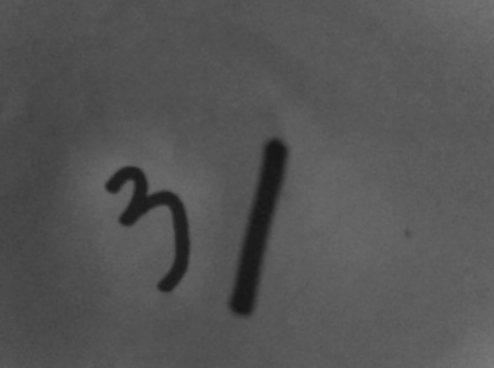
#> input picture image/31.png, 494 x 368 px
$ jupyter execute '图像轮廓特征查找.ipynb'
#> lines starting #> are read from the running program, lines starting #| are printed output that depends on the picture; after the words box and inside, x2 and y2 are one past the last pixel; in counts of white or black regions, pixels touching at a corner belong together
[cell 1]
# 寻找外接矩形
import cv2
import numpy as np

# ==========================================================
# 1) 读取图像 —— cv2.imread()
image_np = cv2.imread("../image/31.png")
#> image_np is the input picture: shape (368, 494, 3); min 21, max 121, mean 85.1
if image_np is None:
    raise FileNotFoundError("❌ 未找到图片，请检查路径 ../image/31.png")

# 备份一份用于绘制矩形
image_contour = image_np.copy()

# ==========================================================
# 2) 图像灰度化 —— cv2.cvtColor()
# ==========================================================
image_gray = cv2.cvtColor(image_np, cv2.COLOR_BGR2GRAY)

# ==========================================================
# 3) 图像二值化 —— cv2.threshold()
# ==========================================================
# cv2.threshold(src, thresh, maxval, type) -> (ret, dst)
# ----------------------------------------------------------
# 功能：
#   将灰度图像变成黑白图（0 和 255）。
#
# 参数说明：
#   src    : 输入灰度图（必须单通道）
#   thresh : 阈值（0～255）
#   maxval : 设置给“满足条件”的像素值，通常 255
#   type   : 阈值类型，有5大类：
#
#       cv2.THRESH_BINARY
#           像素 > thresh → maxval，否则 0
#
#       cv2.THRESH_BINARY_INV
#           像素 > thresh → 0，否则 maxval（反二值）
#
#       cv2.THRESH_TRUNC
#           像素 > thresh → 设为 thresh
#
#       cv2.THRESH_TOZERO
#           像素 < thresh → 设为 0
#
#       cv2.THRESH_TOZERO_INV
#           像素 > thresh → 设为 0
#
# 返回值：
#   ret : 实际使用的阈值（尤其在 Otsu 自动阈值法中）
#   dst : 二值化后的图像
#
# 注意：
#   - findContours() **只能从白色区域（值=255）中找轮廓**
#   - 所以选择 BINARY 还是 BINARY_INV 取决于前景颜色
# ----------------------------------------------------------
ret, image_thresh = cv2.threshold(image_gray, 40, 255, cv2.THRESH_BINARY_INV)
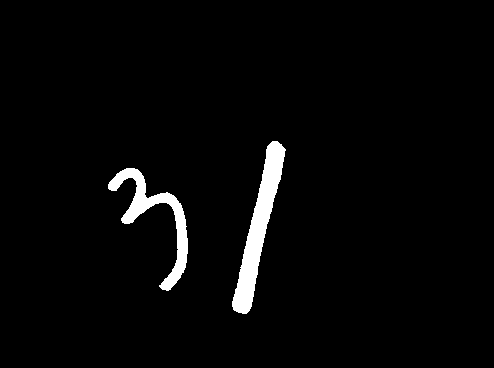
#> image_thresh: shape (368, 494); 2.9% white; 2 white regions

# ==========================================================
# 4) 轮廓查找 —— cv2.findContours()
# ==========================================================
# cv2.findContours(image, mode, method)
#   -> (contours, hierarchy)
# ----------------------------------------------------------
# 功能：
#   从二值化图像中提取轮廓。
#   ⚠ findContours 认为“白色=前景”，“黑色=背景”。
#
# 参数说明：
#   image  ：二值图（0 或 255）
#   mode   ：轮廓检索模式
#
#       cv2.RETR_EXTERNAL
#           - 仅检测最外层轮廓
#
#       cv2.RETR_LIST
#           - 检测所有轮廓，不建立层级关系
#
#       cv2.RETR_TREE
#           - 检测所有轮廓 + 构建层级结构（父子、兄弟）
#
#   method ：轮廓点近似方法
#
#       cv2.CHAIN_APPROX_NONE
#           - 保存所有边界点（像素级，点非常多）
#
#       cv2.CHAIN_APPROX_SIMPLE（推荐）
#           - 压缩直线段，只保留拐点
#           - 大幅减少点数量，速度更快
#
# 返回值：
#   contours : 列表，每一项是一个轮廓（N×1×2）数组
#   hierarchy: 层级关系（1×轮廓数×4）
#
# hierarchy 的结构：
#   hierarchy[0][i] = [next, prev, child, parent]
#
#     next   : 同级下一个轮廓编号
#     prev   : 同级上一个轮廓编号
#     child  : 子轮廓编号
#     parent : 父轮廓编号
#
# ----------------------------------------------------------
contours, hierarchy = cv2.findContours(
    image_thresh, cv2.RETR_EXTERNAL, cv2.CHAIN_APPROX_SIMPLE
)
#> contours = 2 contours; box (x1, y1, x2, y2) and area: (232, 141, 286, 314) 2882, (108, 168, 188, 291) 2044

# ==========================================================
# 5) 绘制轮廓 —— cv2.drawContours()
# ==========================================================
# cv2.drawContours(image, contours, idx, color, thickness)
# ----------------------------------------------------------
# 功能：
#   在图像上绘制轮廓。
#
# 参数说明：
#   image    : 绘制在哪张图像上
#   contours : 轮廓列表
#   idx      : 要绘制哪一个轮廓
#               -1 表示绘制全部轮廓
#   color    : 颜色（B, G, R）
#   thickness: 线宽
# ----------------------------------------------------------
cv2.drawContours(image_contour, contours, -1, (0, 0, 255), 2)
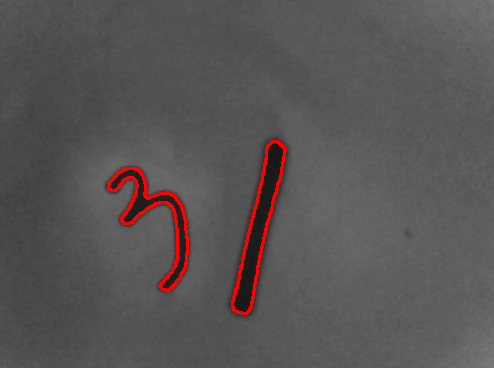
#> image_contour: shape (368, 494, 3); 1.52% of pixels changed, all inside (x1, y1, x2, y2) = (107, 140, 287, 315)

# ==========================================================
# 6) 外接矩形 —— cv2.boundingRect()
# ==========================================================
# cv2.boundingRect(contour)
#   -> (x, y, w, h)
# ----------------------------------------------------------
# 功能：
#   计算轮廓的“水平外接矩形”
#   （axis-aligned bounding box，不带旋转）
#
# 参数：
#   contour : 某一个轮廓（N×1×2）
#
# 返回值：
#   x, y : 外接矩形左上角坐标
#   w, h : 外接矩形的宽和高
#
# 使用场景：
#   - 目标定位
#   - 图像裁剪 ROI
#   - 目标检测框绘制
#
# 注意：
#   - 如果物体是旋转的矩形，boundingRect 会包含较多空白区域
#     → 如需旋转外接矩形，请用 cv2.minAreaRect()
# ----------------------------------------------------------
for cnt in contours:
    x, y, w, h = cv2.boundingRect(cnt)
    top_left = (x, y)
    bottom_right = (x + w, y + h)

    # ======================================================
    # 7) 绘制矩形 —— cv2.rectangle()
    # ======================================================
    # cv2.rectangle(img, pt1, pt2, color, thickness)
    # ------------------------------------------------------
    # 功能：
    #   在图像上绘制矩形框。
    #
    # 参数说明：
    #   img       : 目标图像
    #   pt1       : 左上角坐标 (x1, y1)
    #   pt2       : 右下角坐标 (x2, y2)
    #   color     : BGR 颜色
    #   thickness : 线宽
    #               -1 表示填充矩形
    # ------------------------------------------------------
    cv2.rectangle(image_contour, top_left, bottom_right, (255, 0, 0), 2)
#> this loop made 2 passes
#> (x, y, w, h, bottom_right) on passes 1 to 2: (108, 168, 80, 123, (188, 291)), (232, 141, 54, 173, (286, 314))
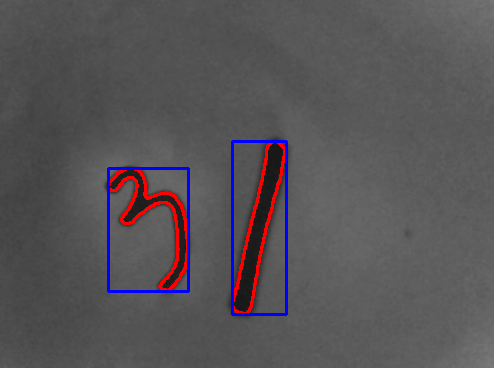
#> image_contour: shape (368, 494, 3); 1.41% of pixels changed, all inside (x1, y1, x2, y2) = (107, 140, 288, 316)

# ==========================================================
# 8) 显示结果
# ==========================================================
cv2.imshow("Threshold Image", image_thresh)
cv2.imshow("Contours + BoundingRect", image_contour)
cv2.waitKey(0)
cv2.destroyAllWindows()

[cell 2]
# -*- coding: utf-8 -*-
import cv2
import numpy as np

# ==========================================================
# 1) 读取图像 —— cv2.imread()
# ==========================================================
image_np = cv2.imread("../image/31.png")
if image_np is None:
    raise FileNotFoundError("❌ 未找到图片，请检查路径 ../image/31.png")

# 创建一个副本，用于绘制轮廓与外接矩形
image_contour = image_np.copy()


# ==========================================================
# 2) 图像灰度化 —— cv2.cvtColor()
# ==========================================================
image_gray = cv2.cvtColor(image_np, cv2.COLOR_BGR2GRAY)


# ==========================================================
# 3) 二值化 —— cv2.threshold()
# ==========================================================
_, image_thresh = cv2.threshold(image_gray, 40, 255, cv2.THRESH_BINARY_INV)


# ==========================================================
# 4) 轮廓查找 —— cv2.findContours()
# ==========================================================
# cv2.findContours(image, mode, method)
# ----------------------------------------------------------
# 功能：
#   根据二值图像提取轮廓。
#
# 参数：
#   image  : 输入二值图（必须是 0 和 255）
#
#   mode   : 轮廓检索模式
#       cv2.RETR_EXTERNAL —— 只提取最外层轮廓（常用）
#       cv2.RETR_TREE     —— 提取全部轮廓并建立层级结构
#
#   method : 存储轮廓点方式
#       cv2.CHAIN_APPROX_SIMPLE —— 压缩冗余点，只保留拐点
#       cv2.CHAIN_APPROX_NONE   —— 保存所有边界点
#
# 返回值：
#   contours  : Python 列表，每一项都是某个轮廓的所有点
#               contour.shape = (N, 1, 2)
#
#   hierarchy : 轮廓层级关系（父/子/兄弟）
# ----------------------------------------------------------
contours, hierarchy = cv2.findContours(
    image_thresh,
    cv2.RETR_EXTERNAL,
    cv2.CHAIN_APPROX_SIMPLE,  # 在轮廓是直线时，只保留“端点”和“方向改变的拐点”。
)

# ==========================================================
# 5) 绘制所有轮廓 —— cv2.drawContours()
# ==========================================================
# cv2.drawContours(image, contours, contourIdx, color, thickness)
# ----------------------------------------------------------
# 功能：
#   在图像上绘制轮廓边界。
#
# 参数：
#   image      : 绘制到哪张图上
#   contours   : findContours 返回的轮廓列表
#   contourIdx : 要绘制哪个轮廓
#                -1 → 绘制所有轮廓
#   color      : BGR 颜色 (0,0,255)=红色
#   thickness  : 线宽
# ----------------------------------------------------------
cv2.drawContours(image_contour, contours, -1, (0, 0, 255), 2)


# ==========================================================
# 6）最小外接矩形 —— cv2.minAreaRect()
# ==========================================================
# cv2.minAreaRect(contour)
# ----------------------------------------------------------
# 功能：
#   寻找轮廓的 *最小面积旋转矩形*（即允许倾斜）。
#
# 参数：
#   contour : 某一个轮廓（N×1×2 的数组）
#
# 返回：
#   rect = (center, size, angle)
#
#   rect[0] center : (cx, cy) 旋转矩形中心坐标（浮点数）
#   rect[1] size   : (w, h)   旋转矩形的宽和高（浮点数）
#   rect[2] angle  : 旋转角度（单位：度）
#
# 注意：
#   minAreaRect 返回的是数学矩形，不提供四个点坐标，
#   所以必须用 boxPoints 才能取得矩形四个顶点。
# ----------------------------------------------------------

# ==========================================================
# 7）矩形四点计算 —— cv2.boxPoints()
# ==========================================================
# cv2.boxPoints(rect) → 4×2 的顶点坐标数组
# ----------------------------------------------------------
# 功能：
#   将 minAreaRect 返回的旋转矩形（中心+宽高+角度）
#   转换四个顶点的坐标
#
# 返回：
#   4 个坐标点，顺序是：
#       左上 → 右上 → 右下 → 左下（顺时针）
#
# 注意：
#   返回结果是浮点，需要转 int 才能绘制。
# ----------------------------------------------------------

for cnt in contours:
    rect = cv2.minAreaRect(cnt)
    box = cv2.boxPoints(rect)
    box = np.int64(box)  # 转为整数索引

    # ======================================================
    # 8）绘制旋转外接矩形 —— drawContours()
    # ======================================================
    # drawContours() 第2个参数必须是“轮廓列表”，
    # 所以需要用 [box] 包装成列表。
    # ------------------------------------------------------
    # drawContours 不关心你传入的是“真实轮廓”还是“任意点集”，它只画点集之间的连线。
    cv2.drawContours(
        image_contour,
        [box],  # list 类型
        -1,  # 绘制此轮廓
        (255, 0, 0),  # 蓝色
        2,
    )
#> this loop made 2 passes
#> (rect, box) on passes 1 to 2: (((157.1, 223), (59.72, 127.2), -30.03), [[163, 293], [99, 182], [151, 153], [214, 263]]), (((258.9, 226.9), (175.5, 20.21), -77.39), [[249, 314], [229, 310], [268, 139], [287, 143]])
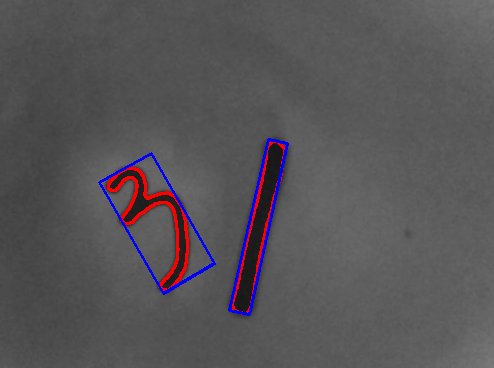
#> image_contour: shape (368, 494, 3); 1.15% of pixels changed, all inside (x1, y1, x2, y2) = (98, 138, 289, 316)


# ==========================================================
# 9) 显示结果 —— cv2.imshow()
# ==========================================================
cv2.imshow("Threshold Image", image_thresh)
cv2.imshow("Contours + MinAreaRect", image_contour)

cv2.waitKey(0)
cv2.destroyAllWindows()

[cell 3]
# 寻找最小外接圆
import cv2
import numpy as np

# ==========================================================
# 1) 读取图像 —— cv2.imread()
image_np = cv2.imread("../image/31.png")
if image_np is None:
    raise FileNotFoundError("❌ 未找到图片，请检查路径 ../image/31.png")

# 备份一份用于绘制矩形
image_contour = image_np.copy()

# ==========================================================
# 2) 图像灰度化 —— cv2.cvtColor()
# ==========================================================
image_gray = cv2.cvtColor(image_np, cv2.COLOR_BGR2GRAY)

# ==========================================================
# 3) 图像二值化 —— cv2.threshold()
ret, image_thresh = cv2.threshold(image_gray, 40, 255, cv2.THRESH_BINARY_INV)

contours, hierarchy = cv2.findContours(
    image_thresh, cv2.RETR_EXTERNAL, cv2.CHAIN_APPROX_SIMPLE
)

cv2.drawContours(image_contour, contours, -1, (0, 0, 255), 2)


for cnt in contours:

    # ==========================================================
    # 1）最小外接圆 —— cv2.minEnclosingCircle()
    # ==========================================================
    # cv2.minEnclosingCircle(points) -> (center, radius)
    # ----------------------------------------------------------
    # 功能：
    #   计算包围轮廓（点集）面积最小的圆（最小外接圆）。
    #
    # 参数：
    #   points : 某一个轮廓（N×1×2 数组），即 findContours 返回的每个 cnt。
    #
    # 返回值：
    #   (x, y):
    #       圆心坐标（浮点数）。注意：minEnclosingCircle 的圆心可能不是整数，
    #       因为它根据几何优化计算而来，不是像素对齐。
    #
    #   radius:
    #       圆的半径（浮点数）。
    #
    # 注意：
    #   - minEnclosingCircle 不要求轮廓是凸的，它会自动优化找到能包住整个轮廓的最小圆。
    #   - 返回值均为浮点，需要转换成 int 才能用于绘图。
    # ----------------------------------------------------------
    (x, y), radius = cv2.minEnclosingCircle(cnt)

    # 将浮点转为整数，便于画圆
    (x, y, radius) = np.int64((x, y, radius))

    # ==========================================================
    # 2）绘制最小外接圆 —— cv2.circle()
    # ==========================================================
    # cv2.circle(img, center, radius, color, thickness)
    # ----------------------------------------------------------
    # 功能：
    #   在图像上绘制圆形（实心或空心）。
    #
    # 参数：
    #   img       : 要绘制的目标图像
    #   center    : 圆心坐标 (x, y)，必须是整数
    #   radius    : 圆的半径
    #
    #   color     : BGR 颜色，例如：
    #                   (255, 0, 0) = 蓝色
    #
    #   thickness : 线宽
    #               - 2 表示线宽为 2 像素
    #               - -1 表示填充整个圆
    #
    # 说明：
    #   - 使用 minEnclosingCircle + cv2.circle 常用于形状包装、目标定位、
    #     粒子检测、医学图像处理，以及圆形目标识别。
    # ----------------------------------------------------------
    cv2.circle(
        image_contour,
        (x, y),  # 圆心坐标
        radius,  # 半径
        (255, 0, 0),  # 蓝色
        2,  # 线宽
    )
#> this loop made 2 passes
#> (x, y, radius) on passes 1 to 2: (147, 229, 64), (259, 227, 87)
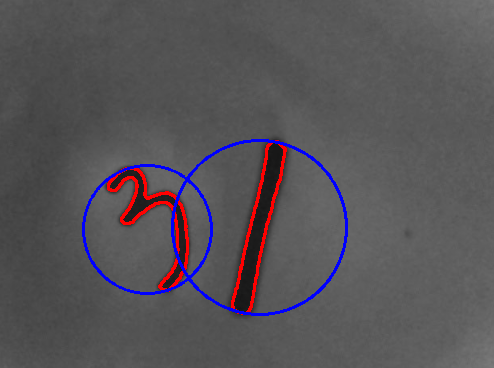
#> image_contour: shape (368, 494, 3); 1.55% of pixels changed, all inside (x1, y1, x2, y2) = (82, 139, 348, 316)


cv2.imshow("Threshold Image", image_thresh)
cv2.imshow("Contours + BoundingRect", image_contour)
cv2.waitKey(0)
cv2.destroyAllWindows()
